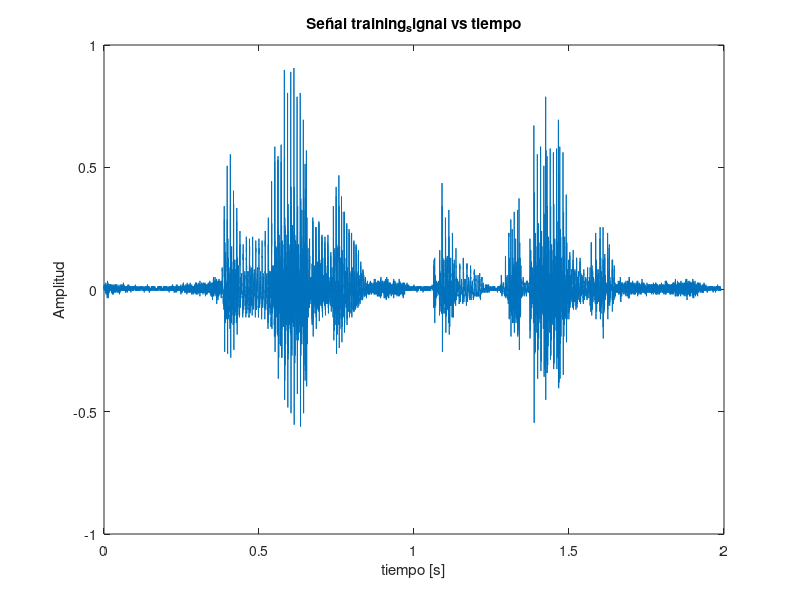

Write MATLAB code to recreate this figure.
%%%%% LAB 5 DSP Parte 3
close all;clear; clc
load test_training_signals.mat

%%% Parte 3.1
x = training_signal;
%soundsc(x, fs);
N = length(x);
t = (0:N-1)/fs;

figure
plot(t,x)
xlabel("tiempo [s]"); ylabel("Amplitud")
title("Señal training\_signal vs tiempo")

[x,y] = ginput(20);

